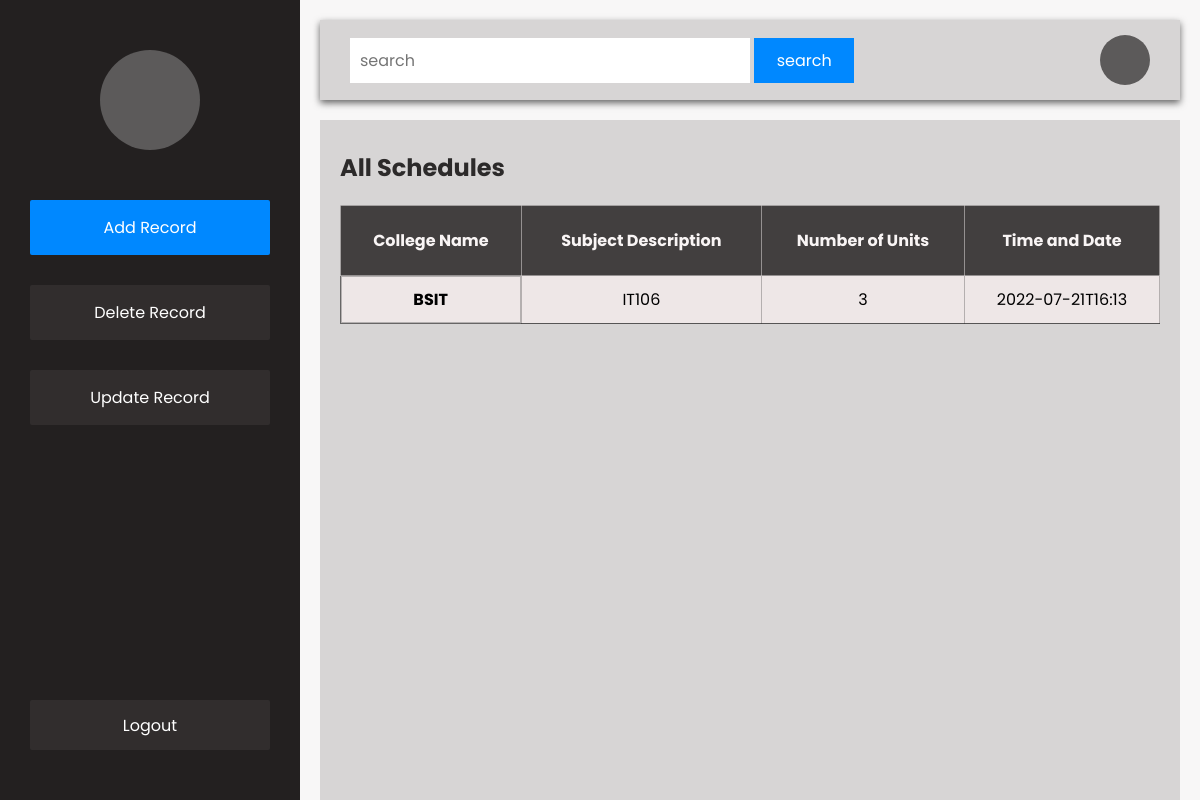
/members/, run on an earlier commit of the app's database.
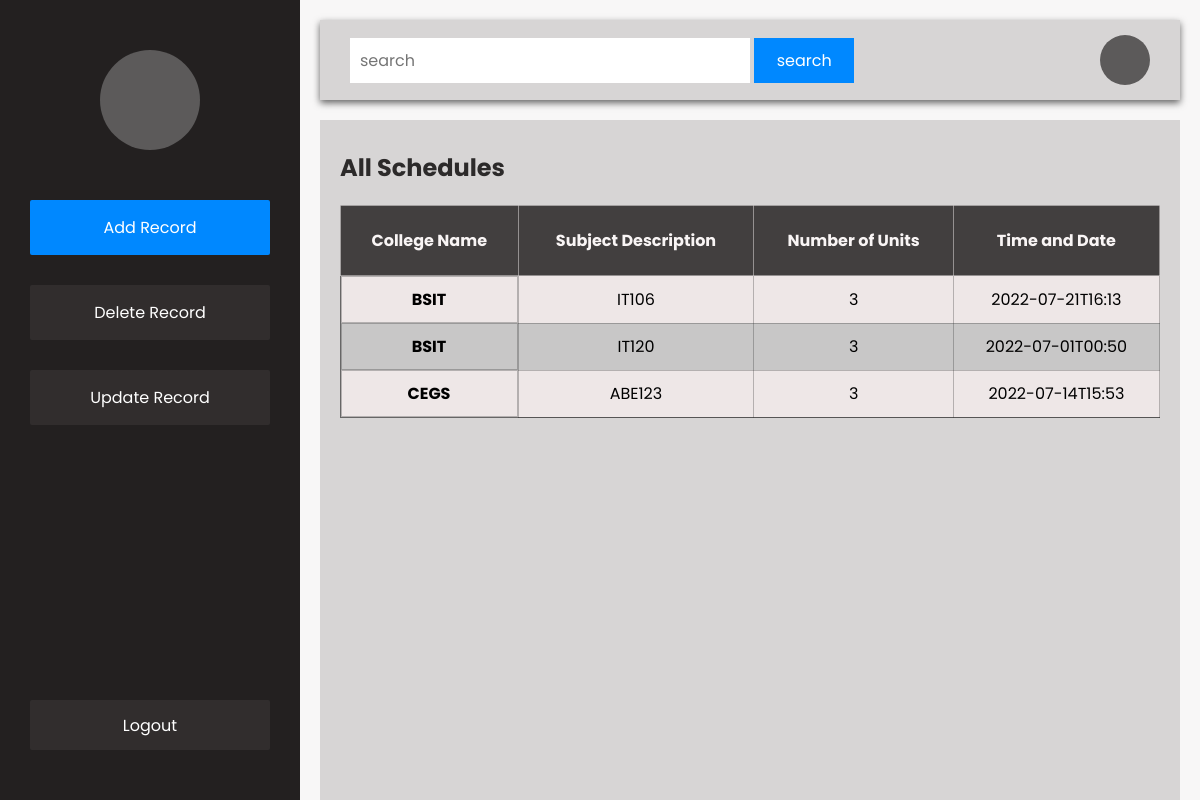
And on a later commit of the database.
### members/models.py (models this page shows)
class college(models.Model):
  collegeName = models.CharField(max_length=200)
  subject = models.CharField(max_length=200)
  numberOfUnits = models.CharField(max_length=200)
  timeAndDate = models.CharField(max_length=200)

### members/views.py (the view)
# urls.py: path('', views.index, name='index'),
def index(request):
  myCollege = college.objects.all().values()
  return render(request, "index.html",{
    "myCollege": myCollege
  })

### members/templates/index.html (shortened to what this page needs)
<!DOCTYPE html>
<html lang="en">
<head>
</head>
<body>
    <main>
    <div  class="sidenav">
        <div class="upper-sidenav">
            <div class="logo"></div>
            <div class="navigation">
                <a href="{% url 'add' %}">Add Record</a>
                <a href="{% url 'deletePage' %}">Delete Record</a>
                <a href="{% url 'updatePage' %}">Update Record</a>
            </div>
        </div>
        <button id="logout">Logout</button>
    </div>
    <div class="content">
        <div class="uppernavigation">
            <form action="">
                <input type="seacrh" placeholder="search">
                <input type="submit" value="search">
            </form>
            <div class="profile">
            </div>
        </div>
        <div class="table-container">
            <h1>All Schedules</h1>
            <table>
                <thead>
                    <tr>
                        <th>College Name</th>
                        <th>Subject Description</th>
                        <th>Number of Units</th>
                        <th>Time and Date</th>
                    </tr>
                </thead>
                <tbody>
                    {% for x in myCollege %}
                        <tr>
                            <td> {{ x.collegeName|upper }}</td>
                            <td>{{ x.subject|upper }}</td>
                            <td>{{ x.numberOfUnits }}</td>
                            <td>{{ x.timeAndDate }}</td>
                        </tr>
                    {% endfor %}
                </tbody>
            </table>
        </div>
    </div>
    </main>
</body>
</html>

### members/templates/index.html (style rules this page uses)
* { margin:0; padding:0; box-sizing:border-box; font-family: 'Poppins', sans-serif; }
:root { --primary-color: rgb(69, 68, 68); --secondary-color: rgb(92, 90, 90); --white-color: #fff; --btn-color:rgb(0, 136, 255); }
body { width:100%; height:100vh; background-color:#F8F7F7; }
main { width:100%; height:100%; display:grid; grid-template-columns:300px 1fr; }
.sidenav { width:100%; height:100%; background-color:#232020; display:flex; align-items:center; justify-content:space-between; flex-direction:column; padding:50px 30px; }
.sidenav .logo { width:100px; height:100px; background-color:rgb(92, 90, 90); border-radius:50%; }
.upper-sidenav { width:100%; display:flex; align-items:center; justify-content:center; flex-direction:column; gap:50px; }
.navigation { width:100%; display:flex; align-items:center; justify-content:center; flex-direction:column; gap:30px; }
.navigation a { width:100%; height:100%; text-decoration:none; color:var(--white-color); padding:15px 50px; background-color:#312d2d; text-align:center; border-radius:2px; }
.navigation a:nth-child(1) { width:100%; height:100%; text-decoration:none; color:var(--white-color); padding:15px 50px; background-color:var(--btn-color); text-align:center; }
.sidenav #logout { width:100%; height:50px; background-color:#312d2d; color:var(--white-color); font-size:0.9rem; border:none; outline:none; cursor:pointer; border-radius:2px; font-size:1rem; transition:300ms; }
.content { width:100%; height:100%; display:grid; grid-template-rows:80px 1fr; padding:20px 20px; }
.uppernavigation { width:100%; height:100%; background-color:#D7D5D5; display:flex; align-items:center; justify-content:space-between; padding:0px 30px; box-shadow:0px 3px 7px rgba(0, 0, 0, 0.6); }
.uppernavigation form input { width:400px; height:45px; padding:0px 10px; font-size:1rem; border:none; outline:none; }
.uppernavigation form input:nth-child(2) { width:100px; background-color:var(--btn-color); color:var(--white-color); }
.uppernavigation .profile { width:50px; height:50px; background-color:var(--secondary-color); border-radius:50%; }
.table-container { width:100%; height:100%; padding:30px 20px; background-color:#D7D5D5; margin-top:20px; }
.table-container h1 { margin-bottom:20px; color:rgb(44, 42, 42); font-size:24px; }
table { width:100%; border-collapse: collapse; background-color:rgb(103, 102, 102); }
table th { color:rgb(249, 245, 245); padding:10px; background-color:#423f3f; border:1px solid rgba(206, 201, 201, 0.6); height:70px; font-size:1rem; }
table td { text-align:center; padding:10px 8px; border:1px solid rgb(48, 47, 47,0.3); }
table td:nth-child(1) { text-align:left; font-weight:700; display:flex; align-items:flex-start; justify-content:center; gap:10px; }
table tr:nth-child(odd) { background-color:rgb(238, 231, 231); }
table tr:nth-child(even) { background-color:rgb(200, 199, 199); }

What changed in the data, as far as the page shows it:
added college: collegeName "BSIT", subject "IT120", numberOfUnits "3", timeAndDate "2022-07-01T00:50"
added college: collegeName "CEGS", subject "ABE123", numberOfUnits "3", timeAndDate "2022-07-14T15:53"
